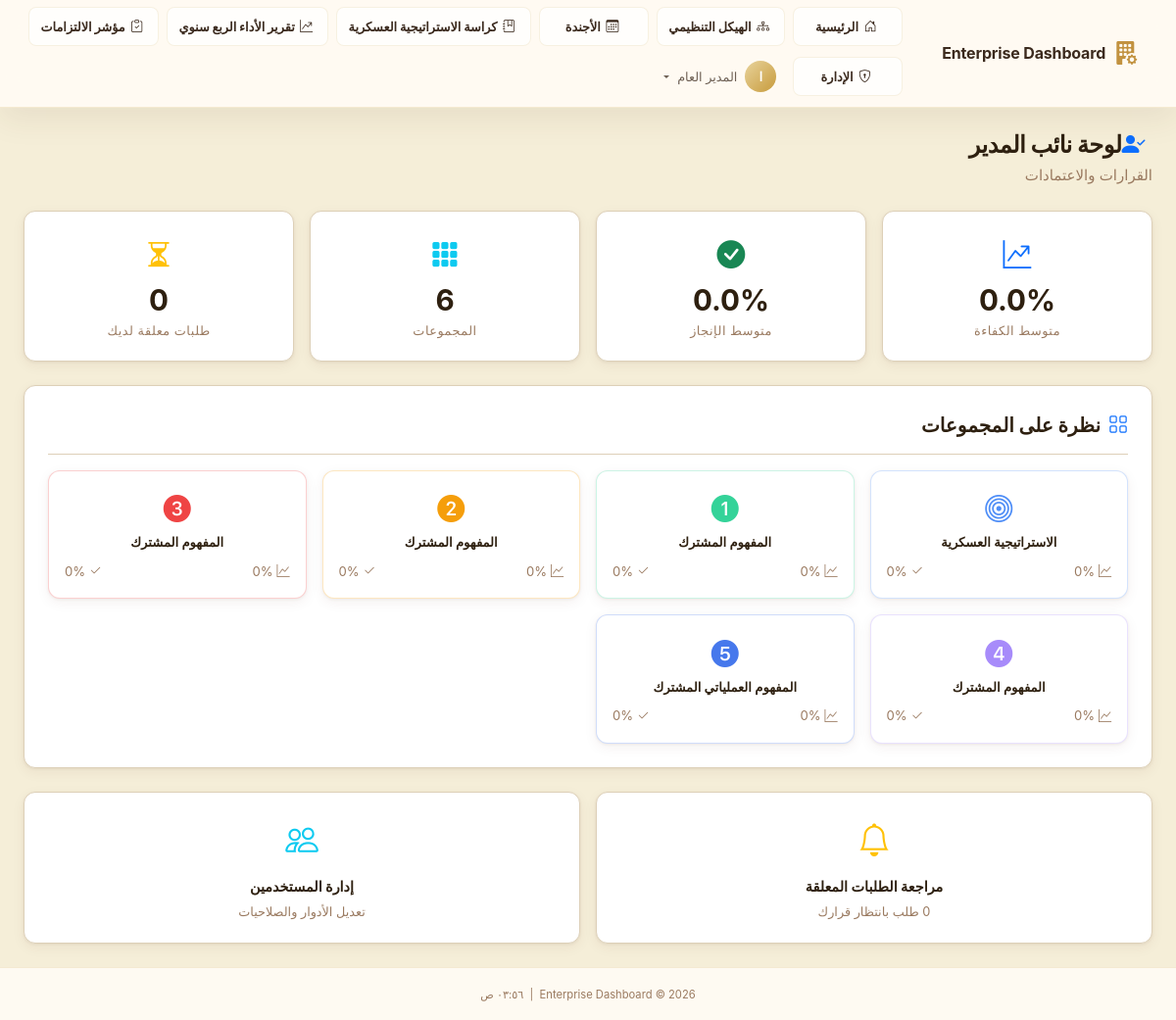
Screenshot of /deputy (signed in) with the database file from the repository.
### app/models/user.py (models this page shows, shortened)
class User(UserMixin, db.Model):
    __tablename__ = 'users'
    id              = db.Column(db.String(36), primary_key=True, default=lambda: str(uuid.uuid4()))
    ldap_dn         = db.Column(db.String(255), unique=True, nullable=True)
    username        = db.Column(db.String(80),  unique=True, nullable=False, index=True)
    email           = db.Column(db.String(120), nullable=False)
    full_name       = db.Column(db.String(120), nullable=False)
    password_hash   = db.Column(db.String(255), nullable=True)  # Only for sim mode
    is_ldap_user    = db.Column(db.Boolean, default=True)
    is_active       = db.Column(db.Boolean, default=True)
    role_id         = db.Column(db.Integer, db.ForeignKey('roles.id'), nullable=True)
    department_id   = db.Column(db.Integer, db.ForeignKey('departments.id'), nullable=True)
    failed_logins     = db.Column(db.Integer, default=0)
    locked_until      = db.Column(db.DateTime, nullable=True)
    created_at  = db.Column(db.DateTime, default=datetime.utcnow)
    updated_at  = db.Column(db.DateTime, default=datetime.utcnow, onupdate=datetime.utcnow)
    last_login  = db.Column(db.DateTime, nullable=True)
    role       = db.relationship('Role', back_populates='users')
    department = db.relationship('Department', back_populates='users')
    audit_logs = db.relationship('AuditLog', back_populates='user', lazy='dynamic',
                                 foreign_keys='AuditLog.user_id')
    @property
    def is_authenticated(self) -> bool:
        return True
    def has_permission(self, required_level: int) -> bool:
        if not self.role:
            return False
        return self.role.permission_level >= required_level
    @property
    def permission_level(self) -> int:
        return self.role.permission_level if self.role else 0
    def can_admin(self) -> bool:
        return self.permission_level >= 80  # Deputy and above
    @classmethod
    def get_by_id(cls, user_id: str) -> Optional['User']:
        return cls.query.get(user_id)

### app/models/department.py (models this page shows, shortened)
class Department(db.Model):
    __tablename__ = 'departments'
    id                 = db.Column(db.Integer, primary_key=True)
    code               = db.Column(db.String(20), unique=True, nullable=False)
    name               = db.Column(db.String(120), nullable=False)
    description        = db.Column(db.Text, default='')
    responsible_person = db.Column(db.String(120), default='')
    color              = db.Column(db.String(7), default='#4F8EF7')   # Hex color
    icon               = db.Column(db.String(60), default='bi-grid-fill')
    logo_file          = db.Column(db.String(120), nullable=True)     # Custom logo filename
    concept_number     = db.Column(db.Integer, nullable=True)         # Operational Concept Number
    order_index        = db.Column(db.Integer, default=0)
    is_active          = db.Column(db.Boolean, default=True, nullable=False)
    is_central         = db.Column(db.Boolean, default=False, nullable=False)  # CEO hub group
    director_notes     = db.Column(db.Text, default='')               # Inline CEO notes
    concept_number     = db.Column(db.Integer, nullable=True)         # المفهوم العملياتي المشترك عدد
    created_at         = db.Column(db.DateTime, server_default=db.func.now())
    updated_at         = db.Column(db.DateTime, server_default=db.func.now(), onupdate=db.func.now())
    users   = db.relationship('User', back_populates='department', lazy='dynamic')
    metrics = db.relationship('DepartmentMetrics', back_populates='department',
                              lazy='dynamic', cascade='all, delete-orphan')
    def latest_metrics(self) -> Optional['DepartmentMetrics']:
        return (
            self.metrics
            .order_by(DepartmentMetrics.metric_date.desc())
            .first()
        )
    def competence_pct(self) -> float:
        m = self.latest_metrics()
        return float(m.competence_percentage) if m else 0.0
    def completion_pct(self) -> float:
        m = self.latest_metrics()
        return float(m.completion_percentage) if m else 0.0
    @classmethod
    def active_ordered(cls) -> List['Department']:
        return cls.query.filter_by(is_active=True).order_by(cls.order_index).all()

### app/dashboard/routes.py (the view)
@dashboard_bp.route('/deputy')
@login_required
@require_permission(PERMISSIONS['DEPUTY'])
def deputy():
    departments = get_overview_metrics()
    averages    = get_company_averages()
    pending_requests = AccessRequest.query.filter_by(
        status='pending',
        current_approver_level=PERMISSIONS['DEPUTY'],
    ).count()
    return render_template(
        'dashboard/deputy.html',
        departments=departments,
        averages=averages,
        pending_requests=pending_requests,
        page_title='لوحة نائب المدير',
    )

### app/__init__.py (called while the page is built)
def _register_extensions(app: Flask) -> None:
    db.init_app(app)
    login_manager.init_app(app)
    csrf.init_app(app)
    login_manager.login_view          = 'auth.login'
    login_manager.login_message       = 'Please sign in to access this page.'
    login_manager.login_message_category = 'warning'
    login_manager.session_protection  = 'strong'
    @login_manager.user_loader
    def load_user(user_id: str):
        from app.models.user import User
        return User.get_by_id(user_id)

def _register_context_processors(app: Flask) -> None:
    from datetime import datetime
    from app.models.role import PERMISSIONS
    @app.context_processor
    def inject_globals():
        return {
            'PERMISSIONS': PERMISSIONS,
            'now':         datetime.utcnow,
            'app_name':    app.config.get('APP_NAME', 'Enterprise Dashboard'),
        }

### app/dashboard/services.py (called while the page is built)
def get_company_averages() -> Dict[str, float]:
    depts = Department.active_ordered()
    if not depts:
        return {'competence': 0.0, 'completion': 0.0}
    avg_comp = sum(d.competence_pct() for d in depts) / len(depts)
    avg_done = sum(d.completion_pct() for d in depts) / len(depts)
    return {'competence': round(avg_comp, 1), 'completion': round(avg_done, 1)}

### app/templates/dashboard/deputy.html (shortened to what this page needs)
{% extends "base.html" %}
{% block content %}
<div class="container-fluid px-4 py-4">
    <div class="d-flex align-items-center justify-content-between mb-4">
        <div>
            <h1 class="page-title mb-1"><i class="bi bi-person-check-fill text-primary me-2"></i>لوحة نائب المدير</h1>
            <p class="text-muted mb-0">القرارات والاعتمادات</p>
        </div>
    </div>
    <div class="row g-3 mb-4">
        <div class="col-md-3">
            <div class="stat-card glass-card text-center">
                <div class="stat-icon text-primary"><i class="bi bi-graph-up-arrow"></i></div>
                <div class="stat-value">{{ averages.competence }}%</div>
                <div class="stat-label">متوسط الكفاءة</div>
            </div>
        </div>
        <div class="col-md-3">
            <div class="stat-card glass-card text-center">
                <div class="stat-icon text-success"><i class="bi bi-check-circle-fill"></i></div>
                <div class="stat-value">{{ averages.completion }}%</div>
                <div class="stat-label">متوسط الإنجاز</div>
            </div>
        </div>
        <div class="col-md-3">
            <div class="stat-card glass-card text-center">
                <div class="stat-icon text-info"><i class="bi bi-grid-3x3-gap-fill"></i></div>
                <div class="stat-value">{{ departments|length }}</div>
                <div class="stat-label">المجموعات</div>
            </div>
        </div>
        <div class="col-md-3">
            <div class="stat-card glass-card text-center">
                <div class="stat-icon text-warning"><i class="bi bi-hourglass-split"></i></div>
                <div class="stat-value">{{ pending_requests }}</div>
                <div class="stat-label">طلبات معلقة لديك</div>
            </div>
        </div>
    </div>
    <div class="section-card glass-card mb-4">
        <div class="section-card-header d-flex align-items-center gap-2 mb-3">
            <i class="bi bi-grid text-primary fs-5"></i>
            <h2 class="h5 mb-0 fw-bold">نظرة على المجموعات</h2>
        </div>
        <div class="row g-3">
            {% for dept in departments %}
            <div class="col-md-4 col-lg-3">
                <div class="dept-mini-card glass-card p-3 text-center" style="border-color: {{ dept.color }}40">
                    <i class="{{ dept.icon }} fs-3 mb-2" style="color:{{ dept.color }}"></i>
                    <div class="fw-semibold small mb-2">{{ dept.name }}</div>
                    <div class="d-flex justify-content-between small text-muted">
                        <span><i class="bi bi-graph-up"></i> {{ dept.competence_pct|round(0)|int }}%</span>
                        <span><i class="bi bi-check2"></i> {{ dept.completion_pct|round(0)|int }}%</span>
                    </div>
                </div>
            </div>
            {% endfor %}
        </div>
    </div>
    <div class="row g-3">
        <div class="col-md-6">
            <a href="{{ url_for('access.pending') }}" class="action-card glass-card d-block text-decoration-none">
                <div class="action-icon text-warning"><i class="bi bi-bell"></i></div>
                <div class="action-title">مراجعة الطلبات المعلقة</div>
                <div class="action-desc text-muted small">{{ pending_requests }} طلب بانتظار قرارك</div>
            </a>
        </div>
        <div class="col-md-6">
            <a href="{{ url_for('admin.users') }}" class="action-card glass-card d-block text-decoration-none">
                <div class="action-icon text-info"><i class="bi bi-people"></i></div>
                <div class="action-title">إدارة المستخدمين</div>
                <div class="action-desc text-muted small">تعديل الأدوار والصلاحيات</div>
            </a>
        </div>
    </div>
</div>
{% endblock %}

### app/templates/base.html (shortened to what this page needs)
<!DOCTYPE html>
<html lang="ar" dir="rtl">
<head>
  <link rel="stylesheet" href="{{ url_for('static', filename='css/bootstrap.min.css') }}">
  <link rel="stylesheet" href="{{ url_for('static', filename='css/bootstrap-icons.css') }}">
  <link rel="stylesheet" href="{{ url_for('static', filename='css/custom.css') }}">
</head>
<body class="{% block body_class %}app-body{% endblock %}">
  {% block body %}
  <nav class="navbar navbar-dark navbar-expand-lg app-navbar" id="mainNav">
    <div class="container-fluid px-4">
      <a class="navbar-brand d-flex align-items-center gap-2" href="{{ url_for('dashboard.index') }}">
        <i class="bi bi-building-fill-gear fs-4 text-primary-glow"></i>
        <span class="fw-bold">{{ app_name }}</span>
      </a>
      <div class="collapse navbar-collapse" id="navbarMain">
        <ul class="navbar-nav ms-auto align-items-center gap-2 main-nav-menu">
          <li class="nav-item">
            <a class="nav-link primary-nav-link {% if request.endpoint == 'dashboard.index' %}active{% endif %}"
              href="{{ url_for('dashboard.index') }}">
              <i class="bi bi-house-door me-1"></i>الرئيسية
            </a>
          </li>
          <li class="nav-item">
            <a class="nav-link primary-nav-link {% if request.endpoint == 'dashboard.org_structure' %}active{% endif %}"
              href="{{ url_for('dashboard.org_structure') }}">
              <i class="bi bi-diagram-3 me-1"></i>الهيكل التنظيمي
            </a>
          </li>
          <li class="nav-item">
            <a class="nav-link primary-nav-link {% if request.endpoint == 'dashboard.agenda' %}active{% endif %}"
              href="{{ url_for('dashboard.agenda') }}">
              <i class="bi bi-calendar3 me-1"></i>الأجندة
            </a>
          </li>
          <li class="nav-item">
            <a class="nav-link primary-nav-link {% if request.endpoint == 'dashboard.strategy_booklet' %}active{% endif %}"
              href="{{ url_for('dashboard.strategy_booklet') }}">
              <i class="bi bi-journal-bookmark me-1"></i>كراسة الاستراتيجية العسكرية
            </a>
          </li>
          <li class="nav-item">
            <a class="nav-link primary-nav-link {% if request.endpoint == 'dashboard.quarterly_performance' %}active{% endif %}"
              href="{{ url_for('dashboard.quarterly_performance') }}">
              <i class="bi bi-graph-up-arrow me-1"></i>تقرير الأداء الربع سنوي
            </a>
          </li>
          <li class="nav-item">
            <a class="nav-link primary-nav-link {% if request.endpoint == 'dashboard.commitments' %}active{% endif %}"
              href="{{ url_for('dashboard.commitments') }}">
              <i class="bi bi-clipboard-check me-1"></i>مؤشر الالتزامات
            </a>
          </li>
          {% if current_user.is_authenticated %}
          {% if current_user.can_admin() %}
          <li class="nav-item">
            <a class="nav-link primary-nav-link {% if request.endpoint and request.endpoint.startswith('admin') %}active{% endif %}"
              href="{{ url_for('admin.users') }}">
              <i class="bi bi-shield-lock me-1"></i>الإدارة
            </a>
          </li>
          {% endif %}
          <li class="nav-item dropdown">
            <a class="nav-link dropdown-toggle d-flex align-items-center gap-2" href="#" role="button"
              data-bs-toggle="dropdown">
              <span class="avatar-circle">{{ current_user.full_name[0]|upper }}</span>
              <span class="d-none d-md-inline">{{ current_user.full_name }}</span>
            </a>
          </li>
          {% endif %}
        </ul>
      </div>
    </div>
  </nav>
  <main class="main-content">
    {% block content %}{% endblock %}
  </main>
  <footer class="app-footer mt-auto py-3 text-center">
    <small class="text-muted">
      {{ app_name }} &copy; {{ now().year }}
      &nbsp;|&nbsp;
      <span id="currentTime"></span>
    </small>
  </footer>
  {% endblock %}
</body>
</html>

### rows the page displays
User: full_name "ا", full_name "المدير العام"
Department: name "الاستراتيجية العسكرية", competence_pct "0", completion_pct "0"
Department: name "المفهوم المشترك", competence_pct "0", completion_pct "0"
Department: name "المفهوم المشترك", competence_pct "0", completion_pct "0"
Department: name "المفهوم المشترك", competence_pct "0", completion_pct "0"
Department: name "المفهوم المشترك", competence_pct "0", completion_pct "0"
Department: name "المفهوم العملياتي المشترك", competence_pct "0", completion_pct "0"

### other values shown
{{ app_name }} "Enterprise Dashboard"
{{ averages.competence }} "0.0"
{{ averages.completion }} "0.0"
{{ departments|length }} "6"
{{ pending_requests }} "0"
